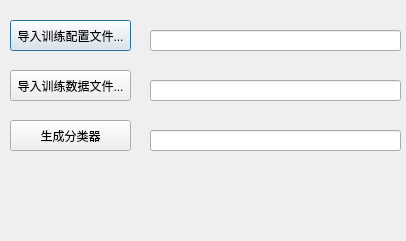
<?xml version="1.0" encoding="UTF-8"?>
<ui version="4.0">
 <class>TestModule</class>
 <widget class="QDialog" name="TestModule">
  <property name="geometry">
   <rect>
    <x>0</x>
    <y>0</y>
    <width>406</width>
    <height>241</height>
   </rect>
  </property>
  <property name="windowTitle">
   <string>TestModule</string>
  </property>
  <widget class="QPushButton" name="BtnImportConfig">
   <property name="geometry">
    <rect>
     <x>10</x>
     <y>20</y>
     <width>121</width>
     <height>31</height>
    </rect>
   </property>
   <property name="text">
    <string>导入训练配置文件...</string>
   </property>
  </widget>
  <widget class="QPushButton" name="BtnImportData">
   <property name="geometry">
    <rect>
     <x>10</x>
     <y>70</y>
     <width>121</width>
     <height>31</height>
    </rect>
   </property>
   <property name="text">
    <string>导入训练数据文件...</string>
   </property>
  </widget>
  <widget class="QLineEdit" name="LEConfigPath">
   <property name="geometry">
    <rect>
     <x>150</x>
     <y>30</y>
     <width>251</width>
     <height>21</height>
    </rect>
   </property>
   <property name="readOnly">
    <bool>true</bool>
   </property>
  </widget>
  <widget class="QLineEdit" name="LEDataPath">
   <property name="geometry">
    <rect>
     <x>150</x>
     <y>80</y>
     <width>251</width>
     <height>21</height>
    </rect>
   </property>
   <property name="readOnly">
    <bool>true</bool>
   </property>
  </widget>
  <widget class="QPushButton" name="BtnCreateClassifier">
   <property name="geometry">
    <rect>
     <x>10</x>
     <y>120</y>
     <width>121</width>
     <height>31</height>
    </rect>
   </property>
   <property name="text">
    <string>生成分类器</string>
   </property>
  </widget>
  <widget class="QLineEdit" name="LEClassifierStatus">
   <property name="geometry">
    <rect>
     <x>150</x>
     <y>130</y>
     <width>251</width>
     <height>21</height>
    </rect>
   </property>
  </widget>
 </widget>
 <resources/>
 <connections/>
</ui>
